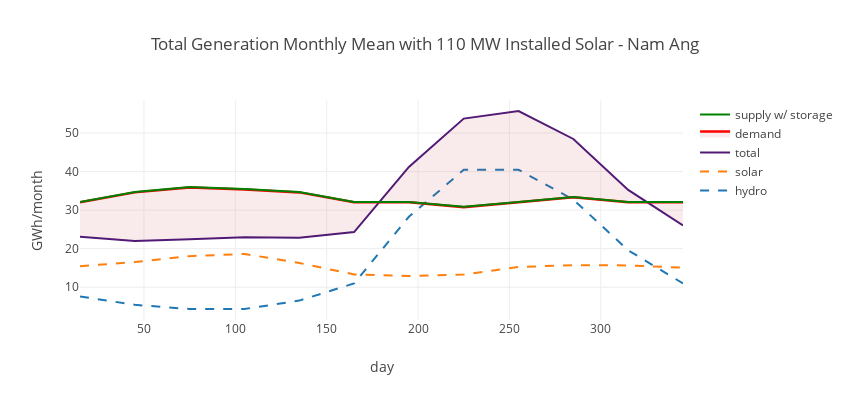

Notebook source saved alongside this figure:
### Markdown cell above
Season variation of combined hydro-solar electrical production decreases already substantially without storage.<br>
Required storage for hydro + solar is 2% less than for hydro only.<br>  Total power generation is essentially equal to the demand curve.<br><br>

### Code cell
# hdyro-solar energy combined

# define reference monthly electricity demand curve
demand_target = 45.3  #MW
demand_monthly_energy = adjust_demand_monthly_energy(demand, demand_target)  #GWh/month
print('Reference mean monthly demand: '+str(round(mean(demand_monthly_energy.mean()),1))+' GWh/month'); print('')

# installed solar chosen to roughly balance day demand with solar and night demand with hydro
solar_installed = 110  #MW
print('Mean solar energy production monthly = '
      +str(round(solar_mean_monthly(solar_installed).mean(),1))+' GWh/month');

# installed hydro capacity
print('Mean hydro energy production monthly= '+str(round(hydro_mean_monthly.mean(),1))+' GWh/month'); print('')

# total power generation (no storage)
total_mean_monthly = solar_mean_monthly(solar_installed) + hydro_mean_monthly

# required storage to flatten hydro generation over wet and dry seasons
# calculate monthly diff between demand and hdyro generation
total_demand_diff = total_mean_monthly - demand_monthly_energy
print('Yearly balance of energy generated minus demand: '+str(round(total_demand_diff.sum(),1))+' GWh/year') 

storage = energy_storage(total_demand_diff)
resv_storage = sum(storage['fill']) * 3600 / (head_net * 9.805 * 0.9 /10**6)  #m3
print('Required reservior storage: '+str(round(resv_storage/10**6,1))+' mil m3'); print('')

supply_monthly_mean = demand_monthly_energy * (1.00 + total_demand_diff.sum()/12 / demand_monthly_energy.mean())

# plot results
show_results()

### Figure 1 — Plotly figure (JSON) as saved in the notebook; plotly's stock layout.template omitted (floating-point values rounded to 4 significant figures)
{"data": [{"line": {"dash": "dash"}, "mode": "lines", "name": "hydro", "type": "scatter", "x": [15, 45, 75, 105, 135, 165, 195, 225, 255, 285, 315, 345, 375], "y": [7.614, 5.439, 4.351, 4.351, 6.526, 10.99, 28.28, 40.46, 40.46, 32.74, 19.58, 10.99]}, {"line": {"dash": "dash"}, "mode": "lines", "name": "solar", "type": "scatter", "x": [15, 45, 75, 105, 135, 165, 195, 225, 255, 285, 315, 345, 375], "y": [15.46, 16.53, 18.07, 18.64, 16.29, 13.32, 12.91, 13.28, 15.26, 15.73, 15.66, 15.06]}, {"line": {"color": "rgb(81, 26, 117"}, "mode": "lines", "name": "total", "type": "scatter", "x": [15, 45, 75, 105, 135, 165, 195, 225, 255, 285, 315, 345, 375], "y": [23.07, 21.97, 22.42, 22.99, 22.82, 24.3, 41.2, 53.75, 55.72, 48.47, 35.24, 26.04]}, {"fill": "tonexty", "fillcolor": "rgba(193, 66, 66, 0.1)", "line": {"color": "red", "width": 2.5}, "mode": "lines", "name": "demand", "type": "scatter", "x": [15, 45, 75, 105, 135, 165, 195, 225, 255, 285, 315, 345, 375], "y": [32.04, 34.61, 35.89, 35.38, 34.61, 32.04, 32.04, 30.76, 32.04, 33.33, 32.04, 32.04]}, {"line": {"color": "green"}, "mode": "lines", "name": "supply w/ storage", "type": "scatter", "x": [15, 45, 75, 105, 135, 165, 195, 225, 255, 285, 315, 345, 375], "y": [32.14, 34.71, 35.99, 35.48, 34.71, 32.14, 32.14, 30.85, 32.14, 33.42, 32.14, 32.14]}], "layout": {"height": 400, "title": "Total Generation Monthly Mean with 110 MW Installed Solar - Nam Ang", "width": 850, "xaxis": {"title": "day"}, "yaxis": {"title": "GWh/month"}}}
